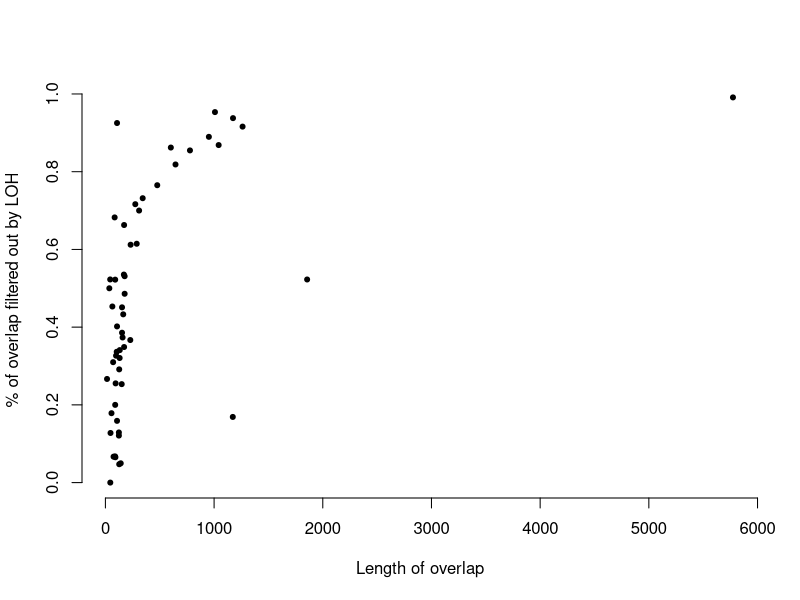
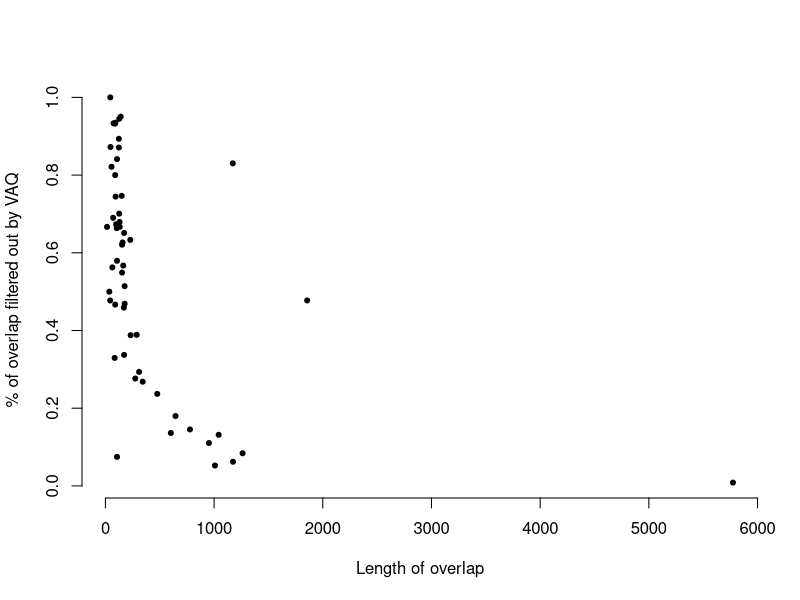

R code for these plots, in order:
# the purpose of this script is to make some figures...

## 1. For LOH, VAQ, plot size of overlap (x-axis) against percent of overlap removed by relevant filter (y-axis)

overlap_data = read.table( "../FIGURE_DATA/STD40_unfiltered_overlap.txt", header=T )
filter_data = read.table( "../FIGURE_DATA/overlap_numbers_excluded_by_filter_MUTATION_CALLS_STD40.txt", header=T )

all_data <- merge( overlap_data, filter_data, by="SAMPLE" )

# LOH (filter 7)
LOH_vars = c( "OVERLAP", "FILT_7_COUNT" )
LOH_data = all_data[ LOH_vars ]
FILT_7_PERCENT_new = LOH_data$FILT_7_COUNT / LOH_data$OVERLAP
LOH_data$FILT_7_PERCENT_new = FILT_7_PERCENT_new

pdf( "/Users/dakota/github/GBM_genomics/FIGURES/FIGURE_PDFS/LOH_VAQ/LOH_all.pdf" )
par(bty='n')
plot( LOH_data$OVERLAP, LOH_data$FILT_7_PERCENT_new, xlab="Length of overlap", ylab="% of overlap filtered out by LOH", pch=20 )
dev.off()

#png( "/Users/dakota/Desktop/FIG_RD/LOH_partial.png" )
#par(bty='n')
#plot( LOH_data$OVERLAP, LOH_data$FILT_7_PERCENT_new, xlim=c( 0, 500 ), xlab="Length of overlap", ylab="% of overlap filtered out by LOH", pch=20 )
#dev.off()

# VAQ (filter 5)
VAQ_vars = c( "OVERLAP", "FILT_5_PERCENT" )
VAQ_data = all_data[ VAQ_vars ]

pdf( "/Users/dakota/github/GBM_genomics/FIGURES/FIGURE_PDFS/LOH_VAQ/VAQ_all.pdf" )
par(bty='n')
plot( VAQ_data$OVERLAP, VAQ_data$FILT_5_PERCENT, xlab="Length of overlap", ylab="% of overlap filtered out by VAQ", pch=20 )
dev.off()

#png( "/Users/dakota/Desktop/FIG_RD/VAQ_partial.png" )
#par(bty='n')
#plot( VAQ_data$OVERLAP, VAQ_data$FILT_5_PERCENT, xlim=c( 0, 1000 ), xlab="Length of overlap", ylab="% of overlap filtered out by VAQ", pch=20 )
#dev.off()

## 2. Plot LOH against VAQ: are they removing the same thing? 

compare_vars = c( "FILT_5_COUNT", "FILT_7_COUNT" )
comparison_data = all_data[ compare_vars ]

#png( "/Users/dakota/Desktop/FIG_RD/LOHvVAQ_all.png" )
#par(bty='n')
#plot( comparison_data$FILT_5_COUNT , comparison_data$FILT_7_COUNT, xlab="% of overlap filtered out by VAQ", ylab="% of overlap filtered out by LOH", pch=20 )
#dev.off()

#png( "/Users/dakota/Desktop/FIG_RD/LOHvVAQ_partial.png" )
#par(bty='n')
#plot( comparison_data$FILT_5_COUNT , comparison_data$FILT_7_COUNT, xlim=c( 0, 150 ), ylim=c( 0, 1200 ), xlab="% of overlap filtered out by VAQ", ylab="% of overlap filtered out by LOH", pch=20 )
#dev.off()

## 2.5 Instead of just looking at quantity, can we look at whether or not they are the same mutations being filtered by each filter? (this is a python script that I will feed into this point... when everyone in lab SHUTS THE FUCK UP. ALL OF YOU. SHUT THE FUCK UP.

## 3. What I was working on, on phylocluster, figure this out tonight...